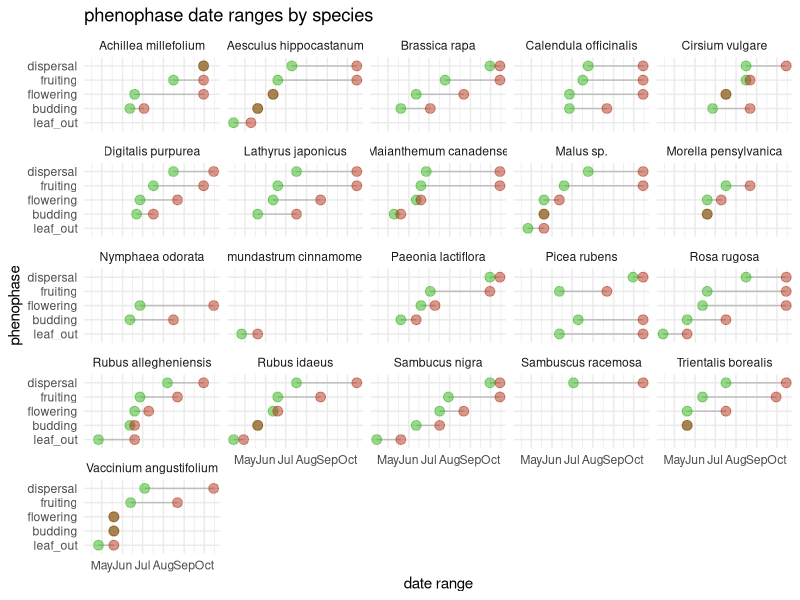
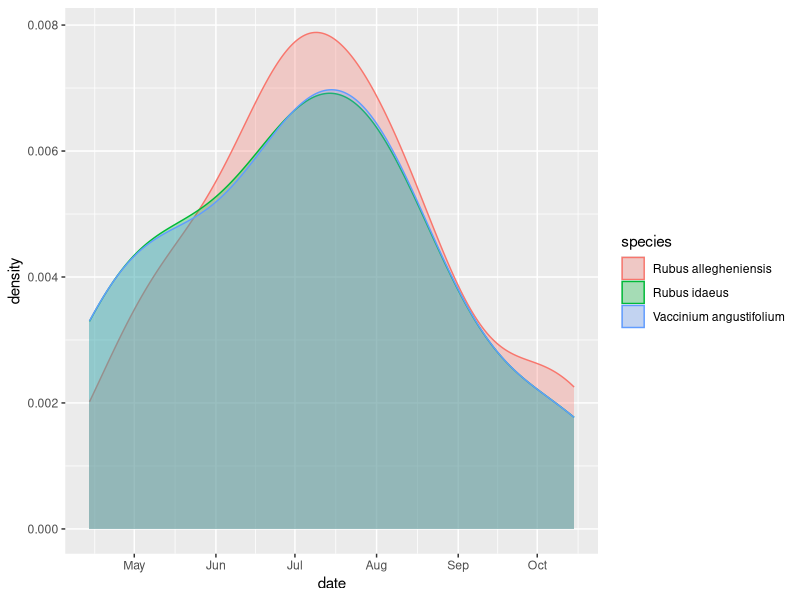
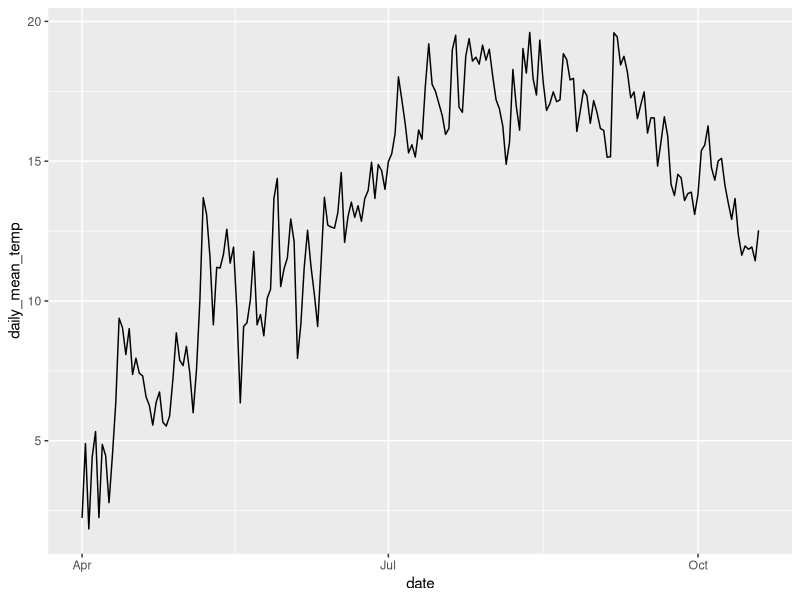
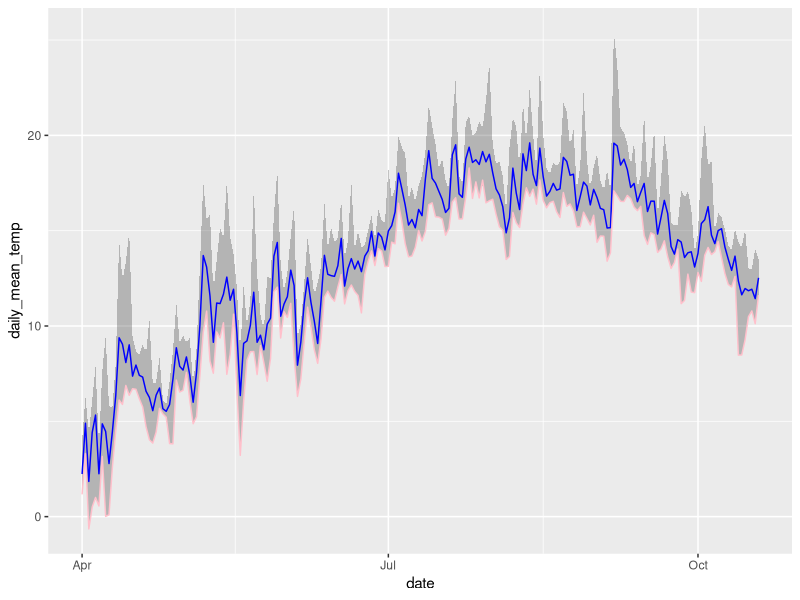

Recreate these plots in R, in order. (Note: this script raises an error after producing the figures.)
## ---- chunk 1
library(tidyverse)
library(broom)
library(readr)
library(dplyr)
library(forcats)
library(lubridate)
## ---- chunk 2
hurricane_plants <- read_csv("../data/hurricane_plants.csv")

hurricane_plants <- read_csv("../data/hurricane_plants.csv", 
    col_types = cols(date = col_date(format = "%m/%d/%Y")))

weather_data <- read_csv("../data/neracoos_buoy_data.csv")
## ---- chunk 3
# arrage variables in logical order
hurricane_plants <- relocate(hurricane_plants, 
       date, 
       life_form, 
       species, 
       initial_emergence,
       breaking_leaf_buds_count,
       leaf_presence,
       percent_unfolded_leaves,
       unfolded_leaves_count,
       percent_full_size_leaf,
       percent_leaves_colorful,
       fallen_leaf_presence,
       breaking_needle_bud_count,
       young_needle_count,
       percent_stalk_growth,
       percent_fiddlehead_unrolled,
       buds_and_flowers_count,
       percent_open_flowers,
       pollen_amount,
       pollen_cone_count,
       percent_open_pollen_cones,
       fruit_count,
       unripe_seed_cone_count, 
       percent_ripe_fruits,
       ripe_seed_cone_count,
       dropped_fruit_count,
       notes
       )

# remove empty rows, where life_form is NA 
hurricane_plants <- hurricane_plants %>% 
  filter(!is.na(life_form))
## ---- chunk 4
# new variable of a string of numbers for observed phases
# 1 = leafing out
# 2 = budding
# 3 = flowering
# 4 = fruiting
# 5 = ripe fruits/seeds
# 6 = seed dispersal
# hurricane_plants <- hurricane_plants %>%
#   mutate(phenophase = case_when(
#     initial_emergence == T        ~ "1",
#     buds_and_flowers_count > 0    ~ "2",
#     pollen_cone_count > 0         ~ "2",
#     percent_open_flowers > 0      ~ "3",
#     pollen_amount != "none"       ~ "3",
#     fruit_count > 0               ~ "4"))

# first emergence column creation
hurricane_plants_join <- hurricane_plants %>%
  # mutate(date = as.Date(date)) %>%
  group_by(species, initial_emergence) %>% 
  filter(date == min(date)) %>% 
  slice(1) %>% # takes the first occurrence if there is a tie
  ungroup() %>%
  filter(initial_emergence == "TRUE") %>%
  dplyr::select(date, species, first_emergence=initial_emergence)

hurricane_plants <- hurricane_plants %>%
  full_join(hurricane_plants_join, join_by(date, species))
## ---- chunk 5
# create leafing out phenophase
hurricane_plants <- hurricane_plants %>%
  mutate(leaf_out = case_when(
    breaking_leaf_buds_count > 0 & percent_unfolded_leaves < 1 ~ T,
    breaking_needle_bud_count > 0 ~ T,
    percent_stalk_growth > 0 & percent_stalk_growth < 1 ~ T,
    .default = F
  ))
  
# create budding phenophase
hurricane_plants <- hurricane_plants %>%
  mutate(budding = case_when(
    buds_and_flowers_count > 0 & percent_open_flowers < 1 ~ T,
    pollen_cone_count > 0 ~ T,
    .default = F
  ))

# create flowering phenophase
hurricane_plants <- hurricane_plants %>%
  mutate(flowering = case_when(
    percent_open_flowers > 0 & buds_and_flowers_count > 0 ~ T,
    pollen_amount != "none" ~ T,
    .default = F
  ))

# create fruiting phenophase
hurricane_plants <- hurricane_plants %>%
  mutate(fruiting = case_when(
    fruit_count > 0 ~ T,
    unripe_seed_cone_count > 0 ~ T,
    .default = F
  ))

# create dispersal phenophase
hurricane_plants <- hurricane_plants %>%
  mutate(dispersal = case_when(
    percent_ripe_fruits > 0 ~ T,
    ripe_seed_cone_count > 1 ~ T,
    dropped_fruit_count > 0 ~ T,
    .default = F
  ))
## ---- chunk 6
# join first emergence to phenophase dataframe
# hurricane_plants <- hurricane_plants %>%
#   full_join(hurricane_plants_join, join_by(species))

# pivot longer
hurricane_plants_long <- hurricane_plants %>%
  pivot_longer(
    cols = c(leaf_out : dispersal), 
    names_to = "phenophase"
  ) %>%
  filter(value == "TRUE") %>%
  group_by(species, phenophase) %>%
  summarize(start_date = min(date), 
            end_date = max(date))

# plot
as.data.frame(hurricane_plants_long) %>%
  #fct_relevel(f) 
  # mutate(phenophase = as.character(phenophase)) %>%
  # fct_relevel(phenophase, c("leaf_out", "budding", "flowering", "fruiting", "dispersal")) %>%
ggplot() +
  geom_segment( aes(x=(fct_relevel(phenophase, c("leaf_out", "budding", "flowering", "fruiting", "dispersal"))), xend=(fct_relevel(phenophase, c("leaf_out", "budding", "flowering", "fruiting", "dispersal"))), y=start_date, yend=end_date), color="grey") +
  geom_point(aes(x=(fct_relevel(phenophase, c("leaf_out", "budding", "flowering", "fruiting", "dispersal"))), y=start_date), color=rgb(0.2,0.7,0.1,0.5), size=3 ) +
  geom_point(aes(x=(fct_relevel(phenophase, c("leaf_out", "budding", "flowering", "fruiting", "dispersal"))), y=end_date), color=rgb(0.7,0.2,0.1,0.5), size=3 ) +
  coord_flip()+
  facet_wrap(~ species) +
  theme_minimal() +
  theme(
    legend.position = "none",
  ) +
  labs(x = "phenophase",
       y = "date range",
       title = "phenophase date ranges by species")
## ---- chunk 7
#comparisons with raspberry, blackberry, and blueberry
hurricane_plants %>%
  filter(species %in% c("Rubus allegheniensis", "Vaccinium angustifolium", "Rubus idaeus"),
         percent_ripe_fruits >= 0) %>%
  ggplot(
    aes(x = date, color = species, fill = species,)) +
    geom_density(alpha = 0.3)
   # scale_color_viridis(discrete = TRUE) +
   # scale_fill_viridis(discrete = TRUE)
#This isn't quite what I want here. not sure it should be a density plot cuz i wanna specify that the y axis should be percent ripe fruit. Maybe it should be a histogram instead? R is hard.
## ---- chunk 8
# lubridate weather entries, calculate useful daily temperatures
weather_data <- weather_data %>%
  mutate(time = ymd_hms(time),
         month = month(time),
         day = day(time),
         date = as_date(round_date(time, unit = "day"))) %>%
  mutate(air_temperature = as.numeric(air_temperature)) %>%
  group_by(date) %>%
  summarize(daily_mean_temp = mean(air_temperature, na.rm = TRUE),
            daily_min_temp = min(air_temperature, na.rm = TRUE),
            daily_max_temp = max(air_temperature, na.rm = TRUE),
            daily_sd_temp = sd(air_temperature, na.rm = TRUE))

# glimpse weather data
glimpse(weather_data)
## ---- chunk 9
# set species minimums for temperatures and calculate total days above "frosts"
weather_data %>%
  group_by(date) %>%
  mutate(yarrow_temp_above = case_when(daily_mean_temp > 5 ~ 1, 
                                       TRUE ~ 0),
         apple_temp_above = case_when(daily_mean_temp > 12 ~ 1, 
                                       TRUE ~ 0)) %>% #find relevant temperatures, name by species, and join to hurricane_plants by this variable (dates after critical period)
  pivot_longer(cols = c(yarrow_temp_above, apple_temp_above), names_to = "species_germ", values_to = "germination_possible") %>%
  filter(germination_possible == 1) %>% #earliest non-frost or favourable germination date
  group_by(species_germ) %>%
  slice_min(date, n = 1)
## ---- chunk 10
# line plot daily mean temperature
ggplot(weather_data, aes(x=date, y=daily_mean_temp)) +
  geom_line() 
## ---- chunk 11
# plot ribbon of daily temperature readings
weather_data %>%
  ggplot(aes(x = date)) +
    geom_ribbon(aes(y = daily_mean_temp, ymin = daily_min_temp, ymax = daily_max_temp), alpha = 0.3) +
    geom_line(aes(y = daily_mean_temp), color = "blue") +
    geom_line(aes(y = daily_min_temp), color = "pink") 
## ---- chunk 12
hurricane_climate <- read_file("../data/hurricane_climate.sdb")
